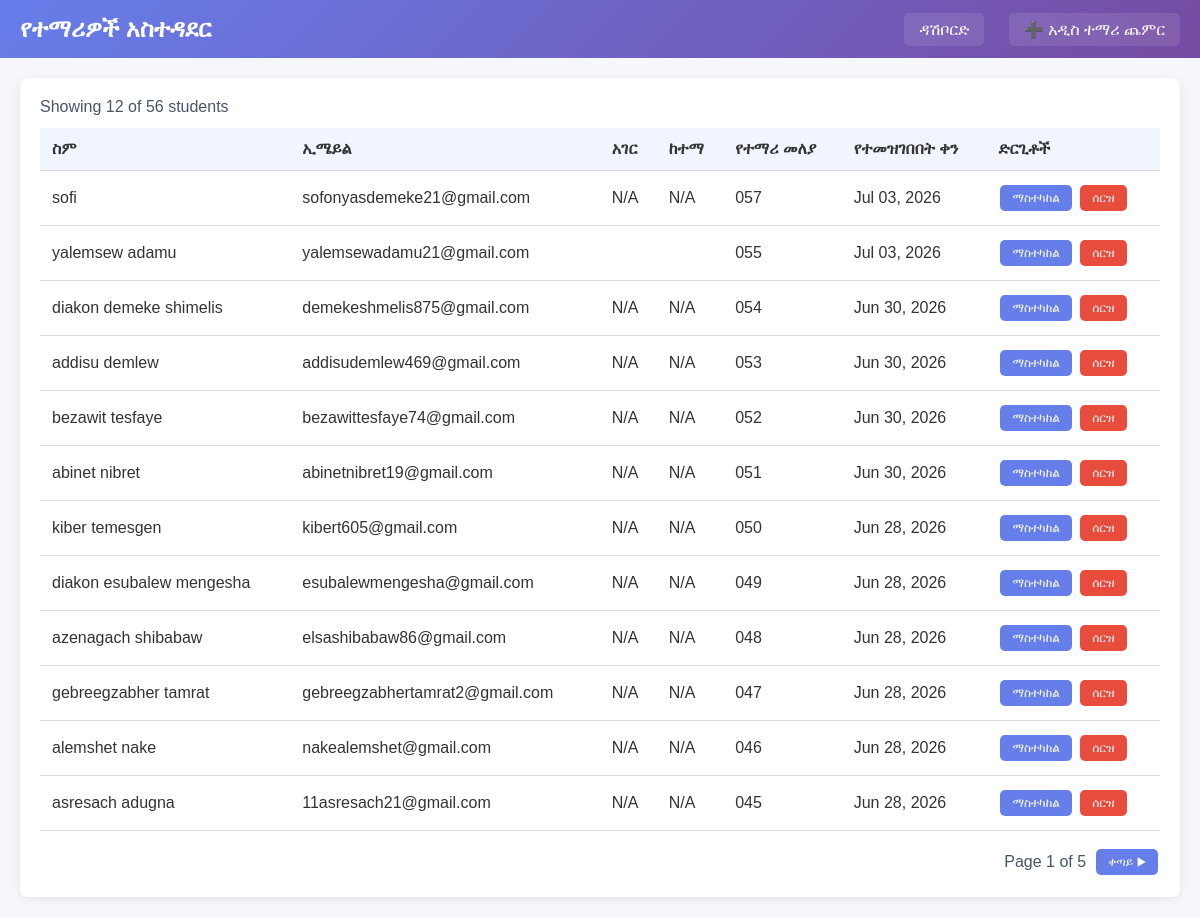
Page /admin_students.php (signed in) on the earlier database version.
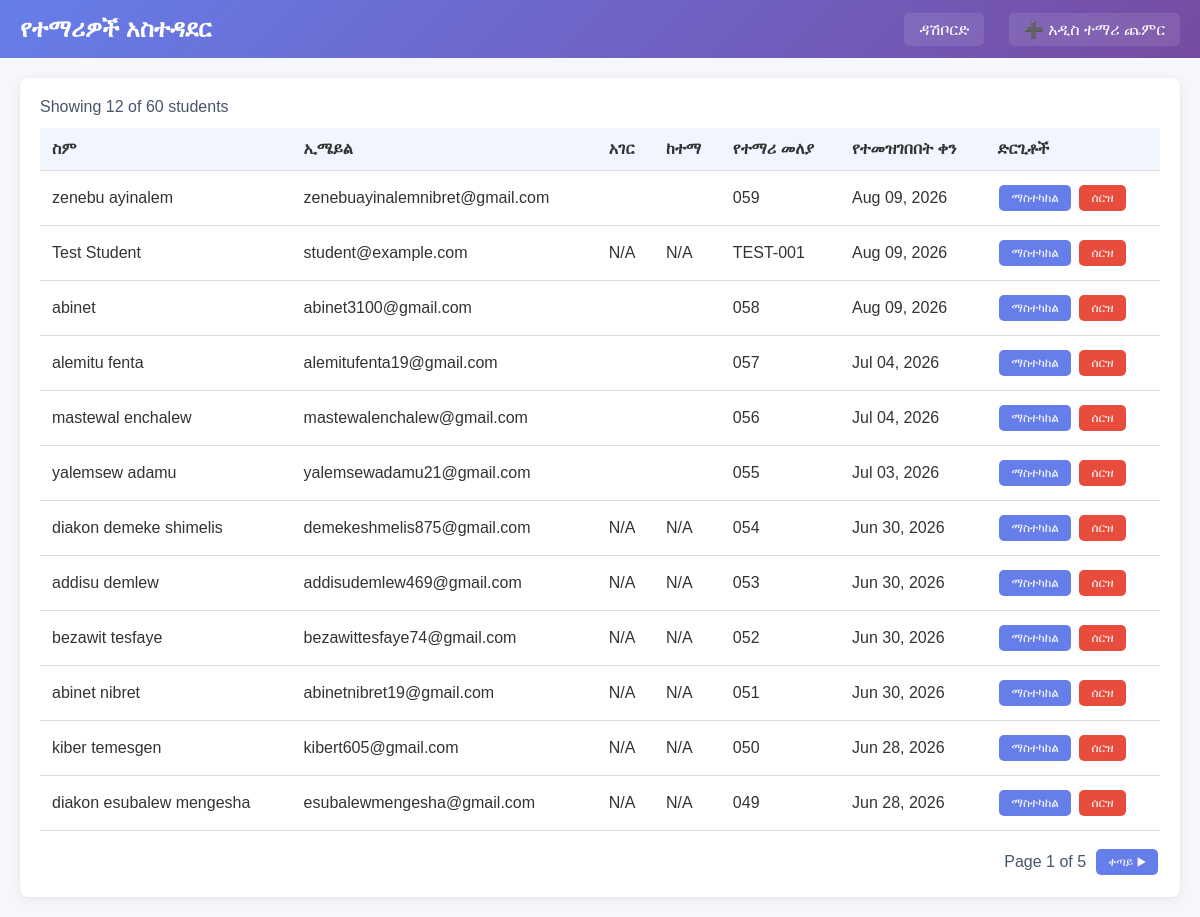
Same page on the later database version.
### tables this page shows
CREATE TABLE `students` (
  `id` int(11) NOT NULL AUTO_INCREMENT,
  `name` varchar(255) NOT NULL,
  `email` varchar(255) NOT NULL,
  `student_id` varchar(100) NOT NULL,
  `password_hash` varchar(255) NOT NULL,
  `role` varchar(30) NOT NULL DEFAULT 'Student',
  `created_at` datetime DEFAULT current_timestamp(),
  `email_verified` tinyint(1) NOT NULL DEFAULT 0,
  `email_verification_token` varchar(255) DEFAULT NULL,
  `email_verified_at` datetime DEFAULT NULL,
  `location_country` varchar(100) DEFAULT NULL,
  `location_city` varchar(100) DEFAULT NULL,
  `location_lat` decimal(10,6) DEFAULT NULL,
  `location_lng` decimal(10,6) DEFAULT NULL,
  `country` varchar(100) DEFAULT NULL,
  `city` varchar(100) DEFAULT NULL,
  `latitude` decimal(10,7) DEFAULT NULL,
  `longitude` decimal(10,7) DEFAULT NULL,
  PRIMARY KEY (`id`),
  UNIQUE KEY `email` (`email`),
  UNIQUE KEY `student_id` (`student_id`)
);

### db.php (called while the page is built, shortened)
<?php
if (!function_exists('safe')) {
    function safe($value): string
    {
        if (is_scalar($value)) {
            return htmlspecialchars((string)$value, ENT_QUOTES, 'UTF-8');
        }
        return '';
    }
}

### admin_students.php (the view, shortened to what this page needs)
<?php
require_once __DIR__ . '/db.php';
$page = max(1, (int)($_GET['page'] ?? 1));
$perPage = 12;
try {
    $totalStudents = (int)$pdo->query('SELECT COUNT(*) FROM students')->fetchColumn();
    $totalPages = max(1, (int)ceil($totalStudents / $perPage));
    $page = min($page, $totalPages);
    $offset = ($page - 1) * $perPage;
    $stmt = $pdo->prepare('SELECT * FROM students ORDER BY created_at DESC LIMIT :limit OFFSET :offset');
    $stmt->bindValue(':limit', $perPage, PDO::PARAM_INT);
    $stmt->bindValue(':offset', $offset, PDO::PARAM_INT);
    $stmt->execute();
    $students = $stmt->fetchAll();
} catch (PDOException $e) {
    $students = [];
    $error = 'DB ችግኝ አለ። ' . $e->getMessage();
}
?>
<!DOCTYPE html>
<html lang="am">
<head>
</head>
<body>
<div class="navbar">
    <h2>የተማሪዎች አስተዳደር</h2>
    <div>
        <a href="admin_dashboard.php">ዳሽቦርድ</a>
        <a href="admin_edit_student.php" class="add-btn">➕ አዲስ ተማሪ ጨምር</a>
    </div>
</div>
<div class="container">
    <div class="card">
        <?php if (empty($students)): ?>
            <p style="text-align: center; padding: 30px;">ምንም ተማሪ የለም። እባክዎ አዲስ ተማሪ ያክሉ።</p>
        <?php else: ?>
            <div style="margin-bottom: 12px; color:#475569;">Showing <?php echo count($students); ?> of <?php echo $totalStudents; ?> students</div>
            <table>
                <thead>
                    <tr>
                        <th>ስም</th>
                        <th>ኢሜይል</th>
                        <th>አገር</th>
                        <th>ከተማ</th>
                        <th>የተማሪ መለያ</th>
                        <th>የተመዝገበበት ቀን</th>
                        <th>ድርጊቶች</th>
                    </tr>
                </thead>
                <tbody>
                    <?php foreach ($students as $student): ?>
                        <tr>
                            <td><?php echo safe($student['name']); ?></td>
                            <td><?php echo safe($student['email']); ?></td>
                            <td><?php echo safe($student['country'] ?? 'N/A'); ?></td>
                            <td><?php echo safe($student['city'] ?? 'N/A'); ?></td>
                            <td><?php echo safe($student['student_id']); ?></td>
                            <td><?php echo date('M d, Y', strtotime($student['created_at'])); ?></td>
                            <td>
                                <a class="action-btn edit-btn" href="admin_edit_student.php?id=<?php echo $student['id']; ?>">ማስተካከል</a>
                                <a class="action-btn delete-btn" href="admin_students.php?delete=<?php echo $student['id']; ?>" onclick="return confirm('ይህን ተማሪ ሰርዝ?');">ሰርዝ</a>
                            </td>
                        </tr>
                    <?php endforeach; ?>
                </tbody>
            </table>
            <div style="margin-top: 16px; display:flex; gap:8px; flex-wrap:wrap; align-items:center; justify-content:flex-end;">
                <span style="color:#475569;">Page <?php echo $page; ?> of <?php echo $totalPages; ?></span>
                <?php if ($page < $totalPages): ?>
                    <a class="action-btn edit-btn" href="admin_students.php?page=<?php echo min($totalPages, $page + 1); ?>">ቀጣይ ▶</a>
                <?php endif; ?>
            </div>
        <?php endif; ?>
    </div>
</div>
</body>
</html>

Differences in the rows shown:
removed students: name "sofi", email "sofonyasdemeke21@gmail.com", country "N/A", city "N/A", student "057", created_at "Jul 03, 2026"
no longer on this page (row unchanged): students: name "azenagach shibabaw", email "elsashibabaw86@gmail.com", country "N/A", city "N/A", student "048", created_at "Jun 28, 2026"
no longer on this page (row unchanged): students: name "gebreegzabher tamrat", email "gebreegzabhertamrat2@gmail.com", country "N/A", city "N/A", student "047", created_at "Jun 28, 2026"
no longer on this page (row unchanged): students: name "alemshet nake", email "nakealemshet@gmail.com", country "N/A", city "N/A", student "046", created_at "Jun 28, 2026"
no longer on this page (row unchanged): students: name "asresach adugna", email "11asresach21@gmail.com", country "N/A", city "N/A", student "045", created_at "Jun 28, 2026"
added students: name "zenebu ayinalem", email "zenebuayinalemnibret@gmail.com", student "059", created_at "Aug 09, 2026"
added students: name "Test Student", email "student@example.com", country "N/A", city "N/A", student "TEST-001", created_at "Aug 09, 2026"
added students: name "abinet", email "abinet3100@gmail.com", student "058", created_at "Aug 09, 2026"
added students: name "alemitu fenta", email "alemitufenta19@gmail.com", student "057", created_at "Jul 04, 2026"
added students: name "mastewal enchalew", email "mastewalenchalew@gmail.com", student "056", created_at "Jul 04, 2026"
Other differences:
$totalStudents: "56" → "60"
